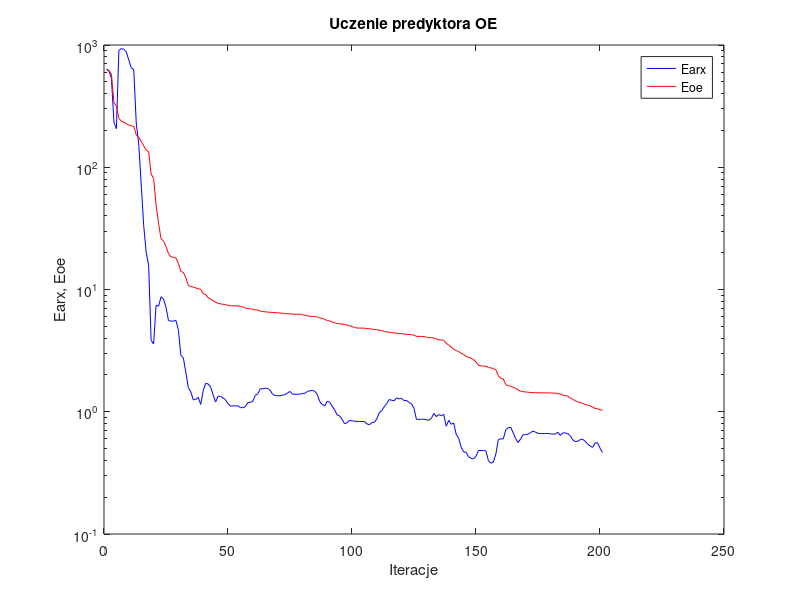
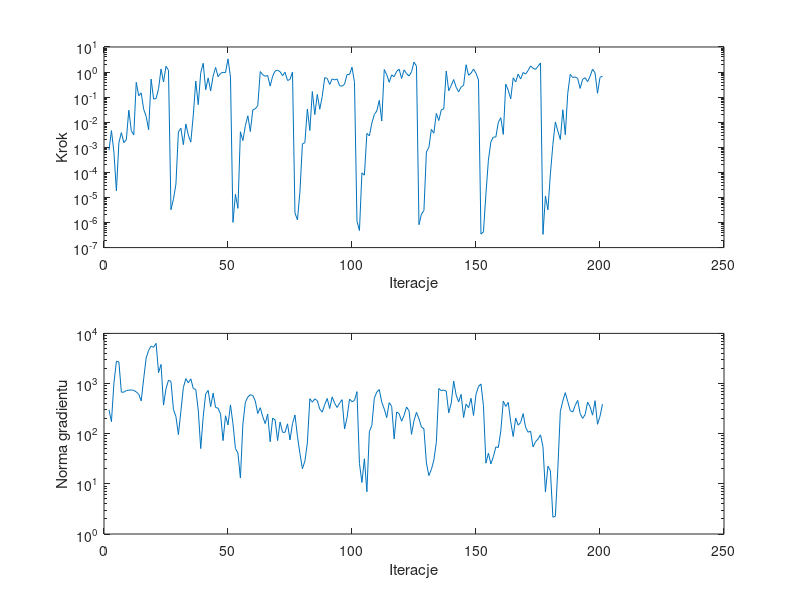

Recreate these plots in MATLAB, in order.
%uczenie predyktora oe
clear all;
n=0; farx(n+1)=6.371584e+002; foe(n+1)=6.330018e+002; wspucz(n+1)=0.000000e+000; ng(n+1)=0.000000e+000;
%odnowa zmiennej metryki
n=1; farx(n+1)=6.136158e+002; foe(n+1)=6.160527e+002; krok(n+1)=7.648589e-004; ng(n+1)=3.003655e+002;
n=2; farx(n+1)=5.312412e+002; foe(n+1)=5.776552e+002; krok(n+1)=4.633174e-003; ng(n+1)=1.739867e+002;
n=3; farx(n+1)=2.334086e+002; foe(n+1)=3.370233e+002; krok(n+1)=6.359070e-004; ng(n+1)=1.018167e+003;
n=4; farx(n+1)=2.067606e+002; foe(n+1)=3.170099e+002; krok(n+1)=1.845197e-005; ng(n+1)=2.791899e+003;
n=5; farx(n+1)=9.046595e+002; foe(n+1)=2.513844e+002; krok(n+1)=1.524981e-003; ng(n+1)=2.688716e+003;
n=6; farx(n+1)=9.353323e+002; foe(n+1)=2.375630e+002; krok(n+1)=3.846158e-003; ng(n+1)=6.722257e+002;
n=7; farx(n+1)=9.217362e+002; foe(n+1)=2.336303e+002; krok(n+1)=1.532691e-003; ng(n+1)=6.735274e+002;
n=8; farx(n+1)=8.768897e+002; foe(n+1)=2.269317e+002; krok(n+1)=2.013418e-003; ng(n+1)=7.248085e+002;
n=9; farx(n+1)=7.507255e+002; foe(n+1)=2.218781e+002; krok(n+1)=3.023343e-002; ng(n+1)=7.382099e+002;
n=10; farx(n+1)=6.495624e+002; foe(n+1)=2.173847e+002; krok(n+1)=4.644777e-003; ng(n+1)=7.433508e+002;
n=11; farx(n+1)=6.296406e+002; foe(n+1)=2.165593e+002; krok(n+1)=3.096185e-003; ng(n+1)=7.310361e+002;
n=12; farx(n+1)=2.302857e+002; foe(n+1)=1.839735e+002; krok(n+1)=3.904377e-001; ng(n+1)=6.817348e+002;
n=13; farx(n+1)=1.551259e+002; foe(n+1)=1.756173e+002; krok(n+1)=1.138873e-001; ng(n+1)=6.096357e+002;
n=14; farx(n+1)=7.283809e+001; foe(n+1)=1.627076e+002; krok(n+1)=1.482879e-001; ng(n+1)=4.506082e+002;
n=15; farx(n+1)=3.347343e+001; foe(n+1)=1.497668e+002; krok(n+1)=3.264474e-002; ng(n+1)=1.248988e+003;
n=16; farx(n+1)=2.020356e+001; foe(n+1)=1.382913e+002; krok(n+1)=1.706649e-002; ng(n+1)=3.243423e+003;
n=17; farx(n+1)=1.579037e+001; foe(n+1)=1.343339e+002; krok(n+1)=5.022246e-003; ng(n+1)=4.587314e+003;
n=18; farx(n+1)=3.836110e+000; foe(n+1)=8.803427e+001; krok(n+1)=5.235795e-001; ng(n+1)=5.589264e+003;
n=19; farx(n+1)=3.581844e+000; foe(n+1)=8.110444e+001; krok(n+1)=8.388517e-002; ng(n+1)=5.290247e+003;
n=20; farx(n+1)=7.430352e+000; foe(n+1)=4.923141e+001; krok(n+1)=8.776600e-002; ng(n+1)=6.325274e+003;
n=21; farx(n+1)=7.298532e+000; foe(n+1)=3.479446e+001; krok(n+1)=2.164743e-001; ng(n+1)=1.656118e+003;
n=22; farx(n+1)=8.721936e+000; foe(n+1)=2.593609e+001; krok(n+1)=1.327820e+000; ng(n+1)=2.405865e+003;
n=23; farx(n+1)=8.352469e+000; foe(n+1)=2.492412e+001; krok(n+1)=4.033988e-001; ng(n+1)=3.722121e+002;
n=24; farx(n+1)=7.151997e+000; foe(n+1)=2.246796e+001; krok(n+1)=1.707324e+000; ng(n+1)=7.878594e+002;
n=25; farx(n+1)=5.572462e+000; foe(n+1)=1.962285e+001; krok(n+1)=1.172218e+000; ng(n+1)=1.164922e+003;
%odnowa zmiennej metryki
n=26; farx(n+1)=5.516716e+000; foe(n+1)=1.849669e+001; krok(n+1)=3.231488e-006; ng(n+1)=1.102070e+003;
n=27; farx(n+1)=5.508960e+000; foe(n+1)=1.834476e+001; krok(n+1)=8.468871e-006; ng(n+1)=3.046121e+002;
n=28; farx(n+1)=5.591875e+000; foe(n+1)=1.802573e+001; krok(n+1)=3.386439e-005; ng(n+1)=2.195767e+002;
n=29; farx(n+1)=4.640978e+000; foe(n+1)=1.634244e+001; krok(n+1)=4.090464e-003; ng(n+1)=9.595116e+001;
n=30; farx(n+1)=2.896811e+000; foe(n+1)=1.402563e+001; krok(n+1)=5.767896e-003; ng(n+1)=2.803594e+002;
n=31; farx(n+1)=2.749815e+000; foe(n+1)=1.380391e+001; krok(n+1)=1.271814e-003; ng(n+1)=8.342108e+002;
n=32; farx(n+1)=2.098824e+000; foe(n+1)=1.251245e+001; krok(n+1)=8.516524e-003; ng(n+1)=1.253129e+003;
n=33; farx(n+1)=1.573841e+000; foe(n+1)=1.081899e+001; krok(n+1)=3.065383e-003; ng(n+1)=1.031105e+003;
n=34; farx(n+1)=1.452718e+000; foe(n+1)=1.057277e+001; krok(n+1)=1.606327e-003; ng(n+1)=1.239215e+003;
n=35; farx(n+1)=1.251558e+000; foe(n+1)=1.047883e+001; krok(n+1)=1.918067e-002; ng(n+1)=7.950000e+002;
n=36; farx(n+1)=1.262970e+000; foe(n+1)=1.028191e+001; krok(n+1)=4.372988e-001; ng(n+1)=7.639627e+002;
n=37; farx(n+1)=1.314051e+000; foe(n+1)=1.017155e+001; krok(n+1)=5.016986e-002; ng(n+1)=2.967531e+002;
n=38; farx(n+1)=1.148380e+000; foe(n+1)=1.003723e+001; krok(n+1)=9.372047e-001; ng(n+1)=5.047459e+001;
n=39; farx(n+1)=1.487625e+000; foe(n+1)=9.252323e+000; krok(n+1)=2.238597e+000; ng(n+1)=2.193072e+002;
n=40; farx(n+1)=1.708459e+000; foe(n+1)=9.073467e+000; krok(n+1)=1.981558e-001; ng(n+1)=6.210208e+002;
n=41; farx(n+1)=1.689298e+000; foe(n+1)=8.570571e+000; krok(n+1)=5.853717e-001; ng(n+1)=7.310086e+002;
n=42; farx(n+1)=1.593278e+000; foe(n+1)=8.339885e+000; krok(n+1)=1.778431e-001; ng(n+1)=3.471627e+002;
n=43; farx(n+1)=1.376821e+000; foe(n+1)=8.132671e+000; krok(n+1)=6.843317e-001; ng(n+1)=6.436570e+002;
n=44; farx(n+1)=1.200314e+000; foe(n+1)=7.852613e+000; krok(n+1)=1.531316e+000; ng(n+1)=3.325546e+002;
n=45; farx(n+1)=1.342604e+000; foe(n+1)=7.697372e+000; krok(n+1)=6.524460e-001; ng(n+1)=3.233288e+002;
n=46; farx(n+1)=1.336325e+000; foe(n+1)=7.635377e+000; krok(n+1)=8.896431e-001; ng(n+1)=2.459659e+002;
n=47; farx(n+1)=1.299059e+000; foe(n+1)=7.567331e+000; krok(n+1)=9.761687e-001; ng(n+1)=7.278072e+001;
n=48; farx(n+1)=1.252206e+000; foe(n+1)=7.539216e+000; krok(n+1)=9.574267e-001; ng(n+1)=2.281306e+002;
n=49; farx(n+1)=1.162043e+000; foe(n+1)=7.413941e+000; krok(n+1)=3.350873e+000; ng(n+1)=1.497177e+002;
n=50; farx(n+1)=1.114867e+000; foe(n+1)=7.359308e+000; krok(n+1)=6.291515e-001; ng(n+1)=3.753217e+002;
%odnowa zmiennej metryki
n=51; farx(n+1)=1.115272e+000; foe(n+1)=7.355037e+000; krok(n+1)=1.016156e-006; ng(n+1)=1.582569e+002;
n=52; farx(n+1)=1.116892e+000; foe(n+1)=7.350870e+000; krok(n+1)=1.332607e-005; ng(n+1)=5.049522e+001;
n=53; farx(n+1)=1.117654e+000; foe(n+1)=7.350121e+000; krok(n+1)=3.668064e-006; ng(n+1)=4.139604e+001;
n=54; farx(n+1)=1.081507e+000; foe(n+1)=7.265627e+000; krok(n+1)=4.153710e-003; ng(n+1)=1.304738e+001;
n=55; farx(n+1)=1.078502e+000; foe(n+1)=7.200015e+000; krok(n+1)=1.854565e-003; ng(n+1)=1.549297e+002;
n=56; farx(n+1)=1.103653e+000; foe(n+1)=7.042377e+000; krok(n+1)=7.321912e-003; ng(n+1)=4.247012e+002;
n=57; farx(n+1)=1.188745e+000; foe(n+1)=6.971959e+000; krok(n+1)=1.802073e-002; ng(n+1)=5.394390e+002;
n=58; farx(n+1)=1.194006e+000; foe(n+1)=6.948319e+000; krok(n+1)=4.241720e-003; ng(n+1)=5.983602e+002;
n=59; farx(n+1)=1.214342e+000; foe(n+1)=6.903904e+000; krok(n+1)=3.096333e-002; ng(n+1)=5.782253e+002;
n=60; farx(n+1)=1.363638e+000; foe(n+1)=6.810576e+000; krok(n+1)=3.450322e-002; ng(n+1)=4.491753e+002;
n=61; farx(n+1)=1.399357e+000; foe(n+1)=6.797690e+000; krok(n+1)=4.544795e-002; ng(n+1)=2.531157e+002;
n=62; farx(n+1)=1.542355e+000; foe(n+1)=6.652320e+000; krok(n+1)=1.048747e+000; ng(n+1)=3.304154e+002;
n=63; farx(n+1)=1.542083e+000; foe(n+1)=6.605476e+000; krok(n+1)=7.807902e-001; ng(n+1)=2.195305e+002;
n=64; farx(n+1)=1.559359e+000; foe(n+1)=6.569807e+000; krok(n+1)=6.809733e-001; ng(n+1)=1.588278e+002;
n=65; farx(n+1)=1.549163e+000; foe(n+1)=6.530896e+000; krok(n+1)=7.310195e-001; ng(n+1)=2.465035e+002;
n=66; farx(n+1)=1.500412e+000; foe(n+1)=6.516758e+000; krok(n+1)=2.760258e-001; ng(n+1)=6.919241e+001;
n=67; farx(n+1)=1.390614e+000; foe(n+1)=6.486104e+000; krok(n+1)=6.809733e-001; ng(n+1)=2.048901e+002;
n=68; farx(n+1)=1.355469e+000; foe(n+1)=6.464510e+000; krok(n+1)=1.106940e+000; ng(n+1)=1.875887e+002;
n=69; farx(n+1)=1.354763e+000; foe(n+1)=6.450499e+000; krok(n+1)=1.180464e+000; ng(n+1)=7.296743e+001;
n=70; farx(n+1)=1.349163e+000; foe(n+1)=6.428846e+000; krok(n+1)=1.035809e+000; ng(n+1)=1.707748e+002;
n=71; farx(n+1)=1.368645e+000; foe(n+1)=6.397032e+000; krok(n+1)=7.178655e-001; ng(n+1)=1.064433e+002;
n=72; farx(n+1)=1.381660e+000; foe(n+1)=6.368777e+000; krok(n+1)=9.808063e-001; ng(n+1)=1.066126e+002;
n=73; farx(n+1)=1.427234e+000; foe(n+1)=6.344536e+000; krok(n+1)=4.635137e-001; ng(n+1)=1.572743e+002;
n=74; farx(n+1)=1.466346e+000; foe(n+1)=6.320288e+000; krok(n+1)=5.041216e-001; ng(n+1)=7.509548e+001;
n=75; farx(n+1)=1.392173e+000; foe(n+1)=6.290667e+000; krok(n+1)=1.006124e+000; ng(n+1)=1.589138e+002;
%odnowa zmiennej metryki
n=76; farx(n+1)=1.390844e+000; foe(n+1)=6.275649e+000; krok(n+1)=2.407188e-006; ng(n+1)=2.365434e+002;
n=77; farx(n+1)=1.391066e+000; foe(n+1)=6.274133e+000; krok(n+1)=1.273336e-006; ng(n+1)=8.889902e+001;
n=78; farx(n+1)=1.393593e+000; foe(n+1)=6.270666e+000; krok(n+1)=1.649003e-005; ng(n+1)=4.037371e+001;
n=79; farx(n+1)=1.409095e+000; foe(n+1)=6.202584e+000; krok(n+1)=1.369522e-003; ng(n+1)=2.005827e+001;
n=80; farx(n+1)=1.415940e+000; foe(n+1)=6.169404e+000; krok(n+1)=1.518185e-003; ng(n+1)=2.834569e+001;
n=81; farx(n+1)=1.466059e+000; foe(n+1)=6.081920e+000; krok(n+1)=3.366323e-002; ng(n+1)=6.550008e+001;
n=82; farx(n+1)=1.484895e+000; foe(n+1)=6.045793e+000; krok(n+1)=4.698731e-003; ng(n+1)=4.990758e+002;
n=83; farx(n+1)=1.494543e+000; foe(n+1)=6.013907e+000; krok(n+1)=1.668612e-001; ng(n+1)=4.243326e+002;
n=84; farx(n+1)=1.471321e+000; foe(n+1)=6.008587e+000; krok(n+1)=2.001452e-002; ng(n+1)=4.958629e+002;
n=85; farx(n+1)=1.383899e+000; foe(n+1)=5.948800e+000; krok(n+1)=1.281531e-001; ng(n+1)=4.562115e+002;
n=86; farx(n+1)=1.209877e+000; foe(n+1)=5.873393e+000; krok(n+1)=3.300845e-002; ng(n+1)=3.102631e+002;
n=87; farx(n+1)=1.147810e+000; foe(n+1)=5.797025e+000; krok(n+1)=1.072012e-001; ng(n+1)=2.692588e+002;
n=88; farx(n+1)=1.116993e+000; foe(n+1)=5.713885e+000; krok(n+1)=6.031845e-001; ng(n+1)=3.808209e+002;
n=89; farx(n+1)=1.217664e+000; foe(n+1)=5.572381e+000; krok(n+1)=5.571345e-001; ng(n+1)=5.041858e+002;
n=90; farx(n+1)=1.197512e+000; foe(n+1)=5.536581e+000; krok(n+1)=3.202323e-001; ng(n+1)=3.172530e+002;
n=91; farx(n+1)=1.111836e+000; foe(n+1)=5.422878e+000; krok(n+1)=5.344503e-001; ng(n+1)=5.415566e+002;
n=92; farx(n+1)=1.036692e+000; foe(n+1)=5.350791e+000; krok(n+1)=4.870112e-001; ng(n+1)=4.054620e+002;
n=93; farx(n+1)=9.421971e-001; foe(n+1)=5.274029e+000; krok(n+1)=5.281352e-001; ng(n+1)=3.335325e+002;
n=94; farx(n+1)=9.241581e-001; foe(n+1)=5.239854e+000; krok(n+1)=2.857025e-001; ng(n+1)=4.079323e+002;
n=95; farx(n+1)=8.687184e-001; foe(n+1)=5.208242e+000; krok(n+1)=2.745822e-001; ng(n+1)=4.773547e+002;
n=96; farx(n+1)=7.978196e-001; foe(n+1)=5.173933e+000; krok(n+1)=3.311156e-001; ng(n+1)=1.245437e+002;
n=97; farx(n+1)=8.135460e-001; foe(n+1)=5.126561e+000; krok(n+1)=7.970783e-001; ng(n+1)=2.081817e+002;
n=98; farx(n+1)=8.495509e-001; foe(n+1)=5.071157e+000; krok(n+1)=8.006816e-001; ng(n+1)=4.897262e+002;
n=99; farx(n+1)=8.433063e-001; foe(n+1)=4.959498e+000; krok(n+1)=1.569476e+000; ng(n+1)=4.344563e+002;
n=100; farx(n+1)=8.372877e-001; foe(n+1)=4.898275e+000; krok(n+1)=3.904377e-001; ng(n+1)=4.605360e+002;
%odnowa zmiennej metryki
n=101; farx(n+1)=8.332400e-001; foe(n+1)=4.835876e+000; krok(n+1)=1.132827e-006; ng(n+1)=6.897230e+002;
n=102; farx(n+1)=8.332497e-001; foe(n+1)=4.835829e+000; krok(n+1)=4.783629e-007; ng(n+1)=2.556725e+001;
n=103; farx(n+1)=8.321485e-001; foe(n+1)=4.834724e+000; krok(n+1)=9.579321e-005; ng(n+1)=1.064439e+001;
n=104; farx(n+1)=8.311187e-001; foe(n+1)=4.824710e+000; krok(n+1)=7.739897e-005; ng(n+1)=3.162715e+001;
n=105; farx(n+1)=7.953826e-001; foe(n+1)=4.800949e+000; krok(n+1)=3.595838e-003; ng(n+1)=6.959922e+000;
n=106; farx(n+1)=7.826565e-001; foe(n+1)=4.784364e+000; krok(n+1)=2.855545e-003; ng(n+1)=1.094430e+002;
n=107; farx(n+1)=8.153485e-001; foe(n+1)=4.744473e+000; krok(n+1)=9.240905e-003; ng(n+1)=1.462778e+002;
n=108; farx(n+1)=8.212919e-001; foe(n+1)=4.715516e+000; krok(n+1)=2.038894e-002; ng(n+1)=5.117527e+002;
n=109; farx(n+1)=8.726484e-001; foe(n+1)=4.698836e+000; krok(n+1)=2.811708e-002; ng(n+1)=6.765780e+002;
n=110; farx(n+1)=9.847751e-001; foe(n+1)=4.635419e+000; krok(n+1)=7.445763e-002; ng(n+1)=7.577456e+002;
n=111; farx(n+1)=1.022732e+000; foe(n+1)=4.623967e+000; krok(n+1)=1.121665e-002; ng(n+1)=4.230537e+002;
n=112; farx(n+1)=1.100522e+000; foe(n+1)=4.540628e+000; krok(n+1)=1.257512e+000; ng(n+1)=3.110650e+002;
n=113; farx(n+1)=1.166389e+000; foe(n+1)=4.495492e+000; krok(n+1)=7.832062e-001; ng(n+1)=2.093720e+002;
n=114; farx(n+1)=1.260381e+000; foe(n+1)=4.470040e+000; krok(n+1)=3.923690e-001; ng(n+1)=4.162697e+002;
n=115; farx(n+1)=1.240660e+000; foe(n+1)=4.438402e+000; krok(n+1)=7.650627e-001; ng(n+1)=3.494879e+002;
n=116; farx(n+1)=1.229749e+000; foe(n+1)=4.420825e+000; krok(n+1)=6.522451e-001; ng(n+1)=7.883192e+001;
n=117; farx(n+1)=1.300099e+000; foe(n+1)=4.390369e+000; krok(n+1)=1.072499e+000; ng(n+1)=2.712721e+002;
n=118; farx(n+1)=1.274231e+000; foe(n+1)=4.365636e+000; krok(n+1)=1.304490e+000; ng(n+1)=2.507681e+002;
n=119; farx(n+1)=1.285891e+000; foe(n+1)=4.352682e+000; krok(n+1)=5.556839e-001; ng(n+1)=1.776485e+002;
n=120; farx(n+1)=1.235254e+000; foe(n+1)=4.330551e+000; krok(n+1)=1.216287e+000; ng(n+1)=2.333345e+002;
n=121; farx(n+1)=1.236483e+000; foe(n+1)=4.299931e+000; krok(n+1)=8.704303e-001; ng(n+1)=3.408797e+002;
n=122; farx(n+1)=1.192001e+000; foe(n+1)=4.284743e+000; krok(n+1)=6.970601e-001; ng(n+1)=2.852096e+002;
n=123; farx(n+1)=1.161266e+000; foe(n+1)=4.270364e+000; krok(n+1)=1.026961e+000; ng(n+1)=9.716334e+001;
n=124; farx(n+1)=1.066094e+000; foe(n+1)=4.229380e+000; krok(n+1)=2.528485e+000; ng(n+1)=1.823595e+002;
n=125; farx(n+1)=8.659490e-001; foe(n+1)=4.139121e+000; krok(n+1)=1.707324e+000; ng(n+1)=2.672245e+002;
%odnowa zmiennej metryki
n=126; farx(n+1)=8.663045e-001; foe(n+1)=4.135201e+000; krok(n+1)=8.176415e-007; ng(n+1)=1.980195e+002;
n=127; farx(n+1)=8.674175e-001; foe(n+1)=4.130034e+000; krok(n+1)=2.164432e-006; ng(n+1)=1.360658e+002;
n=128; farx(n+1)=8.709977e-001; foe(n+1)=4.123606e+000; krok(n+1)=3.006951e-006; ng(n+1)=1.250217e+002;
n=129; farx(n+1)=8.579521e-001; foe(n+1)=4.072937e+000; krok(n+1)=6.497382e-004; ng(n+1)=2.609785e+001;
n=130; farx(n+1)=8.525190e-001; foe(n+1)=4.057571e+000; krok(n+1)=9.915259e-004; ng(n+1)=1.460807e+001;
n=131; farx(n+1)=8.839169e-001; foe(n+1)=4.041888e+000; krok(n+1)=5.167850e-003; ng(n+1)=1.930661e+001;
n=132; farx(n+1)=9.699465e-001; foe(n+1)=4.013868e+000; krok(n+1)=3.683227e-003; ng(n+1)=2.964118e+001;
n=133; farx(n+1)=9.132357e-001; foe(n+1)=3.940274e+000; krok(n+1)=2.243356e-002; ng(n+1)=6.687255e+001;
n=134; farx(n+1)=9.479551e-001; foe(n+1)=3.877944e+000; krok(n+1)=1.163808e-002; ng(n+1)=7.953112e+002;
n=135; farx(n+1)=9.287545e-001; foe(n+1)=3.862656e+000; krok(n+1)=3.106913e-002; ng(n+1)=7.189789e+002;
n=136; farx(n+1)=9.505570e-001; foe(n+1)=3.840670e+000; krok(n+1)=3.406610e-002; ng(n+1)=7.400486e+002;
n=137; farx(n+1)=7.613200e-001; foe(n+1)=3.634632e+000; krok(n+1)=1.104103e+000; ng(n+1)=7.087323e+002;
n=138; farx(n+1)=8.511434e-001; foe(n+1)=3.500855e+000; krok(n+1)=1.800875e-001; ng(n+1)=2.604517e+002;
n=139; farx(n+1)=7.891733e-001; foe(n+1)=3.389144e+000; krok(n+1)=2.909773e-001; ng(n+1)=4.045477e+002;
n=140; farx(n+1)=8.101820e-001; foe(n+1)=3.228618e+000; krok(n+1)=5.030381e-001; ng(n+1)=1.121226e+003;
n=141; farx(n+1)=6.558383e-001; foe(n+1)=3.165704e+000; krok(n+1)=2.477066e-001; ng(n+1)=5.874852e+002;
n=142; farx(n+1)=6.075708e-001; foe(n+1)=3.106617e+000; krok(n+1)=1.630613e-001; ng(n+1)=4.297412e+002;
n=143; farx(n+1)=5.136479e-001; foe(n+1)=3.006500e+000; krok(n+1)=2.522670e-001; ng(n+1)=6.078023e+002;
n=144; farx(n+1)=4.695611e-001; foe(n+1)=2.941673e+000; krok(n+1)=2.953927e-001; ng(n+1)=2.102517e+002;
n=145; farx(n+1)=4.663542e-001; foe(n+1)=2.828181e+000; krok(n+1)=1.953830e+000; ng(n+1)=3.906804e+002;
n=146; farx(n+1)=4.288700e-001; foe(n+1)=2.789408e+000; krok(n+1)=7.426091e-001; ng(n+1)=3.296554e+002;
n=147; farx(n+1)=4.162070e-001; foe(n+1)=2.746433e+000; krok(n+1)=8.997464e-001; ng(n+1)=5.082488e+002;
n=148; farx(n+1)=4.109373e-001; foe(n+1)=2.673509e+000; krok(n+1)=1.324162e+000; ng(n+1)=2.304791e+002;
n=149; farx(n+1)=4.329233e-001; foe(n+1)=2.556613e+000; krok(n+1)=9.001093e-001; ng(n+1)=6.126039e+002;
n=150; farx(n+1)=4.827355e-001; foe(n+1)=2.405976e+000; krok(n+1)=4.837349e-001; ng(n+1)=8.716240e+002;
%odnowa zmiennej metryki
n=151; farx(n+1)=4.816808e-001; foe(n+1)=2.371192e+000; krok(n+1)=3.462672e-007; ng(n+1)=9.802271e+002;
n=152; farx(n+1)=4.815484e-001; foe(n+1)=2.361476e+000; krok(n+1)=4.265413e-007; ng(n+1)=3.632300e+002;
n=153; farx(n+1)=4.791357e-001; foe(n+1)=2.360027e+000; krok(n+1)=1.384553e-005; ng(n+1)=2.585671e+001;
n=154; farx(n+1)=3.975875e-001; foe(n+1)=2.297751e+000; krok(n+1)=3.071657e-004; ng(n+1)=4.078340e+001;
n=155; farx(n+1)=3.796072e-001; foe(n+1)=2.284913e+000; krok(n+1)=1.667309e-003; ng(n+1)=2.500817e+001;
n=156; farx(n+1)=3.877831e-001; foe(n+1)=2.253070e+000; krok(n+1)=2.543628e-003; ng(n+1)=3.484884e+001;
n=157; farx(n+1)=4.505346e-001; foe(n+1)=2.202672e+000; krok(n+1)=2.564143e-003; ng(n+1)=5.450682e+001;
n=158; farx(n+1)=5.907154e-001; foe(n+1)=1.973204e+000; krok(n+1)=9.949946e-003; ng(n+1)=5.298484e+001;
n=159; farx(n+1)=6.007870e-001; foe(n+1)=1.875797e+000; krok(n+1)=1.511435e-002; ng(n+1)=1.133405e+002;
n=160; farx(n+1)=5.990983e-001; foe(n+1)=1.856369e+000; krok(n+1)=3.259300e-003; ng(n+1)=4.467385e+002;
n=161; farx(n+1)=7.101131e-001; foe(n+1)=1.670856e+000; krok(n+1)=3.307424e-001; ng(n+1)=3.495799e+002;
n=162; farx(n+1)=7.416917e-001; foe(n+1)=1.631236e+000; krok(n+1)=1.870723e-001; ng(n+1)=4.200624e+002;
n=163; farx(n+1)=7.456133e-001; foe(n+1)=1.619444e+000; krok(n+1)=8.512166e-002; ng(n+1)=1.721239e+002;
n=164; farx(n+1)=6.716484e-001; foe(n+1)=1.581968e+000; krok(n+1)=5.907855e-001; ng(n+1)=8.770768e+001;
n=165; farx(n+1)=6.012939e-001; foe(n+1)=1.556747e+000; krok(n+1)=4.015963e-001; ng(n+1)=2.054733e+002;
n=166; farx(n+1)=5.603443e-001; foe(n+1)=1.506810e+000; krok(n+1)=8.316025e-001; ng(n+1)=1.478318e+002;
n=167; farx(n+1)=6.011152e-001; foe(n+1)=1.474915e+000; krok(n+1)=5.271762e-001; ng(n+1)=1.670643e+002;
n=168; farx(n+1)=6.480017e-001; foe(n+1)=1.459074e+000; krok(n+1)=9.607629e-001; ng(n+1)=2.513218e+002;
n=169; farx(n+1)=6.500131e-001; foe(n+1)=1.452098e+000; krok(n+1)=8.289013e-001; ng(n+1)=1.341666e+002;
n=170; farx(n+1)=6.557426e-001; foe(n+1)=1.445460e+000; krok(n+1)=1.154088e+000; ng(n+1)=1.069417e+002;
n=171; farx(n+1)=6.749784e-001; foe(n+1)=1.436495e+000; krok(n+1)=1.754638e+000; ng(n+1)=1.125027e+002;
n=172; farx(n+1)=6.935884e-001; foe(n+1)=1.433711e+000; krok(n+1)=1.422745e+000; ng(n+1)=5.442227e+001;
n=173; farx(n+1)=6.801834e-001; foe(n+1)=1.431207e+000; krok(n+1)=1.280929e+000; ng(n+1)=6.920586e+001;
n=174; farx(n+1)=6.664786e-001; foe(n+1)=1.429407e+000; krok(n+1)=1.691553e+000; ng(n+1)=7.795959e+001;
n=175; farx(n+1)=6.633788e-001; foe(n+1)=1.427370e+000; krok(n+1)=2.301105e+000; ng(n+1)=9.495681e+001;
%odnowa zmiennej metryki
n=176; farx(n+1)=6.634009e-001; foe(n+1)=1.427212e+000; krok(n+1)=3.361691e-007; ng(n+1)=5.511191e+001;
n=177; farx(n+1)=6.636101e-001; foe(n+1)=1.427139e+000; krok(n+1)=1.143043e-005; ng(n+1)=6.858602e+000;
n=178; farx(n+1)=6.639881e-001; foe(n+1)=1.426965e+000; krok(n+1)=3.219719e-006; ng(n+1)=2.248860e+001;
n=179; farx(n+1)=6.600476e-001; foe(n+1)=1.424147e+000; krok(n+1)=8.836179e-005; ng(n+1)=1.822293e+001;
n=180; farx(n+1)=6.558873e-001; foe(n+1)=1.423542e+000; krok(n+1)=1.296700e-003; ng(n+1)=2.164981e+000;
n=181; farx(n+1)=6.576731e-001; foe(n+1)=1.420217e+000; krok(n+1)=1.023953e-002; ng(n+1)=2.257876e+000;
n=182; farx(n+1)=6.804651e-001; foe(n+1)=1.404747e+000; krok(n+1)=4.427789e-003; ng(n+1)=2.012281e+001;
n=183; farx(n+1)=6.407574e-001; foe(n+1)=1.398583e+000; krok(n+1)=2.044847e-003; ng(n+1)=2.759113e+002;
n=184; farx(n+1)=6.717007e-001; foe(n+1)=1.366039e+000; krok(n+1)=3.134015e-002; ng(n+1)=4.510610e+002;
n=185; farx(n+1)=6.701545e-001; foe(n+1)=1.353959e+000; krok(n+1)=3.176507e-003; ng(n+1)=6.596472e+002;
n=186; farx(n+1)=6.619839e-001; foe(n+1)=1.344010e+000; krok(n+1)=1.439513e-001; ng(n+1)=4.361659e+002;
n=187; farx(n+1)=6.374669e-001; foe(n+1)=1.295156e+000; krok(n+1)=8.040192e-001; ng(n+1)=2.884300e+002;
n=188; farx(n+1)=5.900853e-001; foe(n+1)=1.262426e+000; krok(n+1)=6.094694e-001; ng(n+1)=2.701938e+002;
n=189; farx(n+1)=5.699837e-001; foe(n+1)=1.231424e+000; krok(n+1)=6.371584e-001; ng(n+1)=3.670267e+002;
n=190; farx(n+1)=5.730360e-001; foe(n+1)=1.201655e+000; krok(n+1)=5.548341e-001; ng(n+1)=4.612818e+002;
n=191; farx(n+1)=5.901388e-001; foe(n+1)=1.190418e+000; krok(n+1)=2.230542e-001; ng(n+1)=2.521335e+002;
n=192; farx(n+1)=5.970786e-001; foe(n+1)=1.174176e+000; krok(n+1)=5.183452e-001; ng(n+1)=2.018415e+002;
n=193; farx(n+1)=5.734937e-001; foe(n+1)=1.146300e+000; krok(n+1)=5.930463e-001; ng(n+1)=2.409513e+002;
n=194; farx(n+1)=5.436732e-001; foe(n+1)=1.134288e+000; krok(n+1)=4.147513e-001; ng(n+1)=4.262184e+002;
n=195; farx(n+1)=5.266572e-001; foe(n+1)=1.119255e+000; krok(n+1)=6.744582e-001; ng(n+1)=3.440018e+002;
n=196; farx(n+1)=5.115387e-001; foe(n+1)=1.092895e+000; krok(n+1)=1.310660e+000; ng(n+1)=2.342132e+002;
n=197; farx(n+1)=5.534438e-001; foe(n+1)=1.066877e+000; krok(n+1)=9.270274e-001; ng(n+1)=4.554761e+002;
n=198; farx(n+1)=5.593726e-001; foe(n+1)=1.060391e+000; krok(n+1)=1.420813e-001; ng(n+1)=1.539884e+002;
n=199; farx(n+1)=5.040245e-001; foe(n+1)=1.038998e+000; krok(n+1)=6.167589e-001; ng(n+1)=2.223601e+002;
n=200; farx(n+1)=4.645783e-001; foe(n+1)=1.025951e+000; krok(n+1)=6.871474e-001; ng(n+1)=3.889612e+002;

figure; semilogy(farx,'b'); hold on; semilogy(foe,'r'); xlabel('Iteracje'); ylabel('Earx, Eoe'); legend('Earx','Eoe'); title('Uczenie predyktora OE');
figure; subplot(2,1,1); semilogy(krok); xlabel('Iteracje'); ylabel('Krok');
subplot(2,1,2); semilogy(ng); xlabel('Iteracje'); ylabel('Norma gradientu');
Earx=farx(n+1)
Eoe=foe(n+1)
